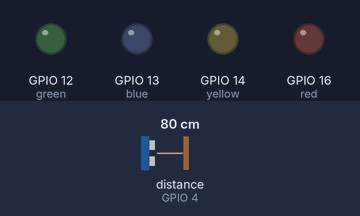
A sketch run on a simulated ESP8266 (NodeMCU). Shown: output pins drawn as LEDs (lit = HIGH). The inputs (shaded band) are chosen by the test bench; at power-on: distance to the obstacle (sensor on GPIO 4) 80 cm. The echo pulse lasts 58.3 µs per cm; WiFi joins after 1.5 s; servers stay silent unless stated; no MQTT or app messages arrive unless stated; what the sketch prints to the serial monitor is not drawn.

Above: at 2.7 s.
2.8 s: distance to the obstacle (sensor on GPIO 4) set to 12 cm
16.6 s: distance to the obstacle (sensor on GPIO 4) set to 9 cm
At 20.5 s:
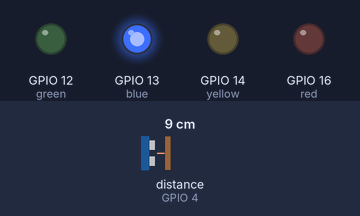
30.4 s: distance to the obstacle (sensor on GPIO 4) set to 7 cm
44.2 s: distance to the obstacle (sensor on GPIO 4) set to 4 cm
At 50.6 s:
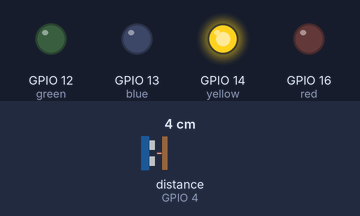
58.0 s: distance to the obstacle (sensor on GPIO 4) set to 2 cm
At 60.7 s:
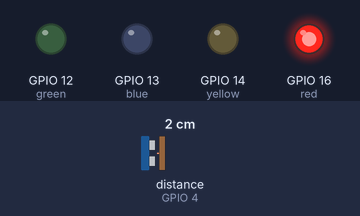
71.8 s: distance to the obstacle (sensor on GPIO 4) set to 5 cm
At 80.8 s:
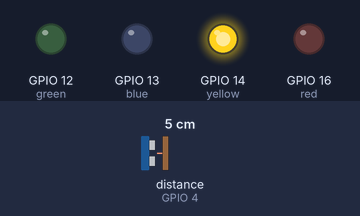
Timing chart, 0 to 82.3 s (numbered marks = the images above; inputs shaded):
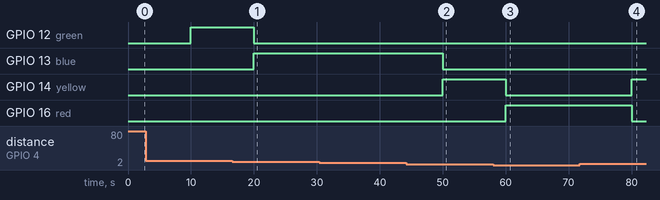

Measured:
- the behaviour switches between 11 and 10 cm on distance to the obstacle (sensor on GPIO 4) (found by bisection; images 0 and 1)
- the behaviour switches between 6 and 5 cm on distance to the obstacle (sensor on GPIO 4) (found by bisection; images 1 and 2)
- the behaviour switches between 3 and 4 cm on distance to the obstacle (sensor on GPIO 4) (found by bisection; images 3 and 4)
- after the input at 16.6 s, GPIO 12 (green): HIGH → LOW after 3.4 s; GPIO 13 (blue): LOW → HIGH after 3.4 s
- after the input at 30.4 s, every drawn part: stays the same
- after the input at 44.2 s, GPIO 13 (blue): HIGH → LOW after 5.8 s; GPIO 14 (yellow): LOW → HIGH after 5.8 s
- after the input at 58.0 s, GPIO 14 (yellow): HIGH → LOW after 2.0 s; GPIO 16 (red): LOW → HIGH after 2.0 s
- after the input at 71.8 s, GPIO 14 (yellow): LOW → HIGH after 8.2 s; GPIO 16 (red): HIGH → LOW after 8.2 s

The sketch:

ultramqtt.ino
```cpp
// Include the ESP8266WiFi library and the PubSubClient library
#include <ESP8266WiFi.h>
#include <PubSubClient.h>
#include <NewPing.h>

#define TRIGGER_PIN 5
#define ECHO_PIN 4
#define MAX_DISTANCE 500


NewPing sonar(TRIGGER_PIN, ECHO_PIN, MAX_DISTANCE); // NewPing setup of pins and maximum distance.

//Change the credientials below, so your ESP8266connects to your router
const char* ssid = "your wifi ssid";
const char* password = "your wifi password";

// Initialize LED pins
int red = 16;
int yellow = 14;
int blue = 13;
int green = 12;

//Change the variable to yur Raspberry Pi IP address, so it connects to your MQTT broker
const char* mqtt_server = "your RPI's IP address";

// Intializes the espClient
WiFiClient espClient;
PubSubClient client(espClient);
long now = millis();
long lastMeasure = 0;

// Don't change the function below. This functions connects your ESP8266 to your router
void setup_wifi() {
  delay(10);
  // We start by connecting to a WiFi network
  Serial.println();
  Serial.print("Connecting to ");
  Serial.println(ssid);
  WiFi.begin(ssid, password);
  while (WiFi.status() != WL_CONNECTED) {
    delay(500);
    Serial.print(".");
  }
  Serial.println("");
  Serial.print("WiFi connected - ESP IP address: ");
  Serial.println(WiFi.localIP());
}

//This functions is executed when some device publishes a message to a topic that your ESP8266 is subscribed to
void callback(String topic, byte* message, unsigned int length) {
  Serial.print("Message arrived on topic: ");
  Serial.print(topic);
  Serial.print(". Message: ");
  String messageTemp;
  for (int i = 0; i < length; i++) {
    Serial.print((char)message[i]);
    messageTemp += (char)message[i];
  }
  Serial.println();
}

//This functions reconnects your ESP8266 to your MQTT broker
// Change the function below if you want to subscribe to more topics with your ESP8266
void reconnect() {
// Loop until we're reconnected
  while (!client.connected()) {
    Serial.print("Attempting MQTT connection...");
    // Attempt to connect
    if (client.connect("ESP8266Ultrasonic")) {
      Serial.println("connected");
    }
    else {
      Serial.print("failed, rc=");
      Serial.print(client.state());
      Serial.println(" try again in 5 seconds");
      // Wait 5 seconds before retrying
      delay(5000);
    }
  }
}

//The setup function sets your ESP GPIOs to Outputs, starts the serial communication at
//a baud rate of 115200
// Sets your mqtt broker and sets the callback function
// The callback function is what receives messages and actually controls the LEDs
void setup() {
  Serial.begin(115200);
  setup_wifi();
  client.setServer(mqtt_server, 1883);
  client.setCallback(callback);
  pinMode(red, OUTPUT);
  pinMode(green, OUTPUT);
  pinMode(yellow, OUTPUT);
  pinMode(blue, OUTPUT);
}

void loop() {
  if (!client.connected()) {
    reconnect();
  }
  if (!client.loop()) {
    client.connect("ESP8266lights");
  }

  now = millis();
  // Pulishes new temperature and humidity every 10 seonds
  if (now - lastMeasure > 10000) {
    lastMeasure = now;
    float d = sonar.ping_cm();
    float dd;
    if (d<=3) {
      dd=100;
    }
    if (d>3 && d<=5) {
      dd=75;
    }
    if (d>5 && d<=10) {
      dd=50;
    }
    if (d>10) {
      dd=0;
    }
    static char dis[7];
    dtostrf(dd, 6, 2, dis);
    client.publish("/esp8266/ultra",dis);
    Serial.print("Percent: ");
    Serial.print(dd);
    Serial.println("% filled");
    if (d<=3) {
      digitalWrite(red,HIGH);
    } else {
      digitalWrite(red,LOW);
    }
    if (d>3 && d<=5) {
      digitalWrite(yellow,HIGH);
    } else {
      digitalWrite(yellow,LOW);
    }
    if (d>5 && d<=10) {
      digitalWrite(blue,HIGH);
    } else {
      digitalWrite(blue,LOW);
    }
    if (d>10) {
      digitalWrite(green,HIGH);
    } else {
      digitalWrite(green,LOW);
    }
  }
}
```
